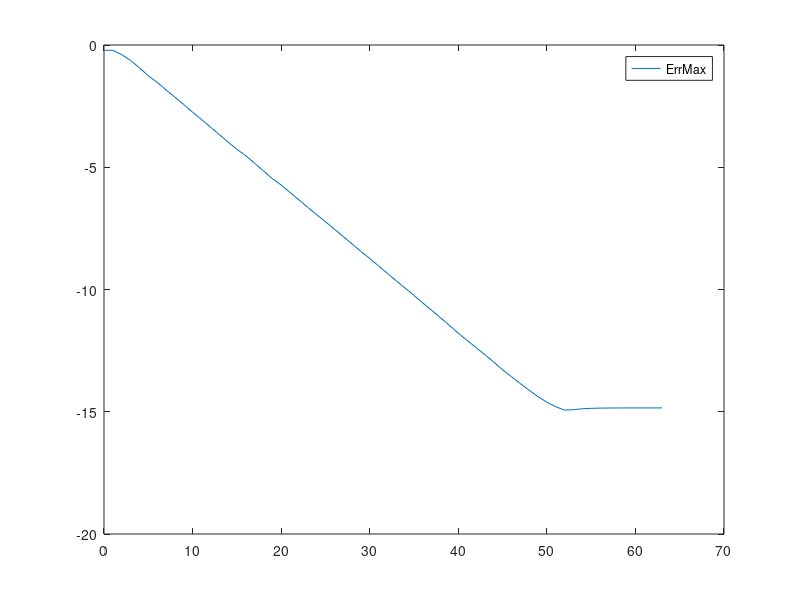

The MATLAB source for this figure:
clear all
close all


Err_max_cos = load("ErrMaxCos.txt");
Err_max_sin = load("ErrMaxSin.txt");

A = (0:63);
iteration = A';

#subplot(1,2,1);
plot(iteration,log10(Err_max_cos));
#plot(iteration,Err_max_cos);
legend("ErrMax")


  
#hold
#subplot(1,2,2);
#plot(iteration,log10(Err_max_sin));
#plot(iteration,Err_max_sin);
#legend("Eps_sin");